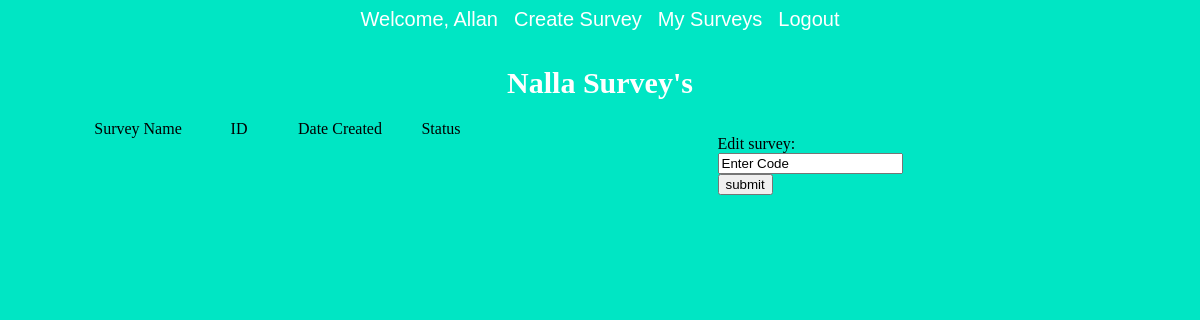
The page /cpsc332/mySurveys.php (signed in) on the database as committed earlier.
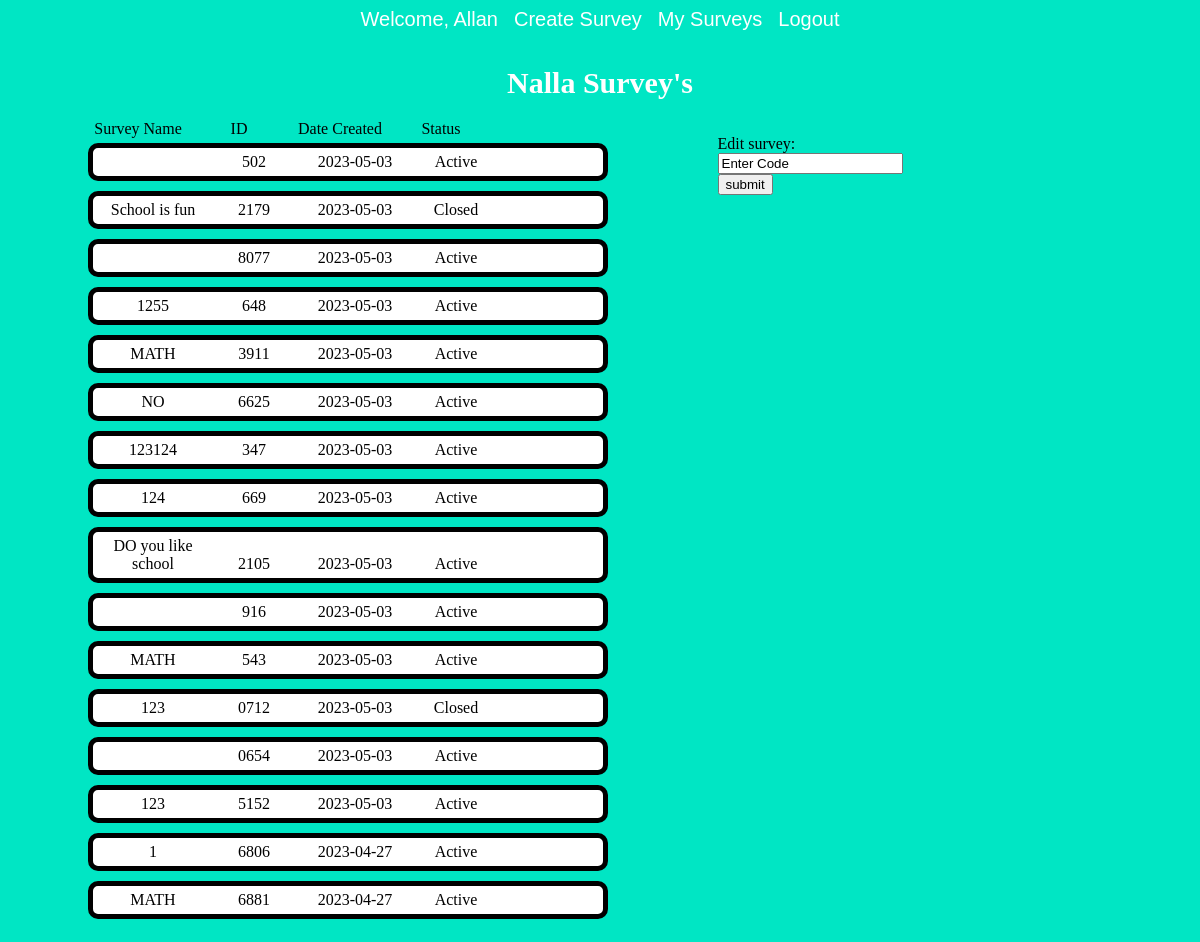
The same page on the database as committed later.
### tables this page shows
CREATE TABLE `users` (
  `id` bigint(20) NOT NULL,
  `user_name` varchar(100) NOT NULL,
  `password` varchar(100) NOT NULL,
  `FName` varchar(20) NOT NULL,
  `LName` varchar(20) NOT NULL,
  `email` varchar(100) NOT NULL,
  `PhoneNumber` varchar(11) DEFAULT NULL,
  `date` timestamp NOT NULL DEFAULT current_timestamp() ON UPDATE current_timestamp()
);

CREATE TABLE `survey` (
  `SurveyID` varchar(100) NOT NULL,
  `questionID` int(11) DEFAULT NULL,
  `id` bigint(20) DEFAULT NULL,
  `surveyName` varchar(20) DEFAULT NULL,
  `TimeStamp` date DEFAULT current_timestamp(),
  `status` varchar(6) DEFAULT NULL
);

### cpsc332/functions.php (called while the page is built, shortened)
<?php
function check_login($con)
{
   if(isset ($_SESSION['id']))
   {
    $id = $_SESSION['id'];
    $query = "Select * from users where id = '$id' limit 1";
    $result = mysqli_query($con,$query);
    if($result and mysqli_num_rows($result) > 0)
    {
        $user_data = mysqli_fetch_assoc($result);
        return $user_data;
    }
   }
   else{
    return false;
   }
   die;
}
?>

### cpsc332/mySurveys.php (the view, shortened to what this page needs)
<!DOCTYPE html>
<html>
<link rel="stylesheet" href="allpages.css">
<link rel="stylesheet" href="survey_page.css">
<?php
include("connect.php");
include("functions.php");
$user_data = check_login($con);
$counter =0;
echo "<div class='header'>";
echo "<ul>";
echo "<li>Welcome,   ".$user_data["FName"]."</li>";
echo "<li><a href='Index.php'> Create Survey</a></li>";
echo "<li><a href='mySurveys.php'> My Surveys</a></li>";
echo "<li><a href='logout.php'>Logout</a></li>";
echo "</ul>";
echo "</div>";
echo "<div class='mySurveysName'>";
echo $user_data['user_name']." Survey's";
echo "</div>";
echo "<div class='mySurveys'>";
echo "<div class='Surveys'>";
$query = "select surveyID, surveyName, TimeStamp, status from survey where id = {$user_data['id']} order by TimeStamp DESC";
$result = mysqli_query($con, $query);
echo "<span class='temp' id = 'sName'>Survey Name</span>";
echo "<span class='temp' id = 'sID'>ID</span>";
echo "<span class='temp' id = 'sTime'>Date Created</span>";
echo "<span class='temp' id = 'sStatus'>Status</span>";
echo "<br>";
while($surveys = mysqli_fetch_assoc($result)){
    if($counter <= 15){
    echo "<div class='SurveysText'>";
echo "<span class='temp' id = 'sName'>".$surveys['surveyName']."</span>";
echo "<span class='temp' id = 'sID'>".$surveys['surveyID']."</span>";
echo "<span class='temp' id = 'sTime'>".$surveys['TimeStamp']."</span>";
echo "<span class='temp' id = 'sStatus'>".$surveys['status']."</span>";
echo "</div>";
    }
$counter++;
}
echo "</div>";
echo "<div  class='editInfo'>";
ECHO " Edit survey: ";
echo "<form method='post'  action=''>";
echo "<input type='text' id='edit' name='editTextBox' value ='Enter Code'><br>";
echo "<button> submit </button>";
echo " </form>";
echo "</div>";
echo "</div>";
?>

### cpsc332/allpages.css (style rules this page uses)
.header { display: flex; justify-content: space-evenly; }
ul { display: flex; list-style: none; margin: 0; padding: 0; gap: 16px; }
li a, li { color: white; text-decoration: none; font-family: sans-serif; font-size: 1.25rem; }

### cpsc332/survey_page.css (style rules this page uses)
.mySurveysName { font-size: 30px; text-align: center; font-weight: bold; color: white; margin: 10px; padding-top: 25px; }
.mySurveys { display: flex; flex-direction: row; justify-content: center; column-gap: 150px; padding-right: 200px; }
.editInfo { padding: 25px; }
.Surveys { width:450px; padding: 10px; }
.SurveysText { padding: 5px; border: 5px solid; background-color: white; border-radius: 10px; margin: 5px; display: inline-block; width: 500px; }
.temp { display: inline-block; }
#sName, #sID, #sTime,#sStatus { padding-left: 10px; text-align: center; width: 91px; }

Rows that differ between the two databases and show on the page:
added survey: SurveyID "502", TimeStamp "2023-05-03", status "Active"
added survey: surveyName "School is fun", SurveyID "2179", TimeStamp "2023-05-03", status "Closed"
added survey: SurveyID "8077", TimeStamp "2023-05-03", status "Active"
added survey: surveyName "1255", SurveyID "648", TimeStamp "2023-05-03", status "Active"
added survey: surveyName "MATH", SurveyID "3911", TimeStamp "2023-05-03", status "Active"
added survey: surveyName "NO", SurveyID "6625", TimeStamp "2023-05-03", status "Active"
added survey: surveyName "123124", SurveyID "347", TimeStamp "2023-05-03", status "Active"
added survey: surveyName "124", SurveyID "669", TimeStamp "2023-05-03", status "Active"
added survey: surveyName "DO you like school", SurveyID "2105", TimeStamp "2023-05-03", status "Active"
added survey: SurveyID "916", TimeStamp "2023-05-03", status "Active"
added survey: surveyName "MATH", SurveyID "543", TimeStamp "2023-05-03", status "Active"
added survey: surveyName "123", SurveyID "0712", TimeStamp "2023-05-03", status "Closed"
added survey: SurveyID "0654", TimeStamp "2023-05-03", status "Active"
added survey: surveyName "123", SurveyID "5152", TimeStamp "2023-05-03", status "Active"
added survey: surveyName "1", SurveyID "6806", TimeStamp "2023-04-27", status "Active"
added survey: surveyName "MATH", SurveyID "6881", TimeStamp "2023-04-27", status "Active"
